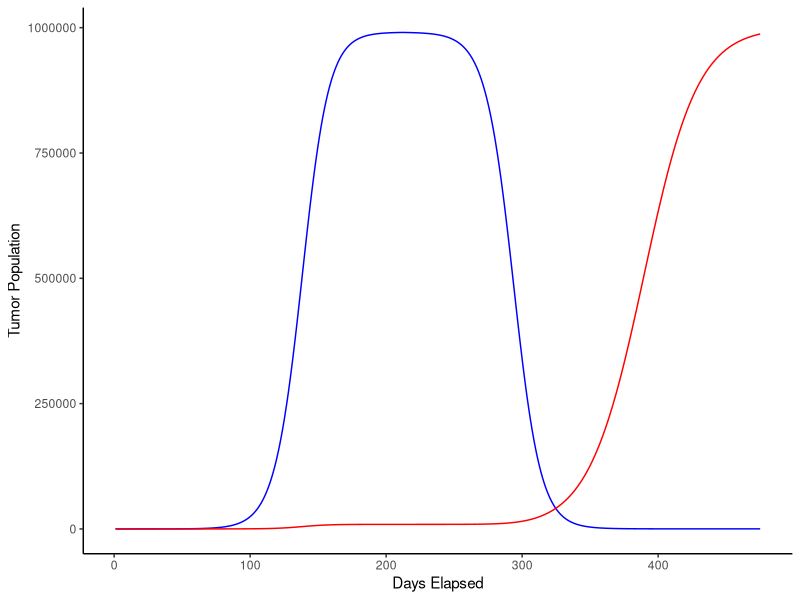

Recreate this plot in R.
#Exercise 10 -- Tess Marvin
#Simulate the growth of tumor population 
tumorpopulation <- function(N0=2, r0=0.1,knum=1000000)
{
  #The tumor begins with a population of nonmutant cells
  nmpop <- c(N0)
  #The mutation begins at zero 
  mpop <- c(1)
  #carryingcapacity
  K <- knum 
  #growthrate 
  rinit <- r0
  while(nmpop[length(nmpop)] < 9.905e+05)
  {
    if(nmpop[length(nmpop)] < 100)
    {
    nmpopnum <- nmpop[length(nmpop)] + (rinit)*(nmpop[length(nmpop)])*(1-((nmpop[length(nmpop)]+mpop[length(mpop)])/knum))
    nmpop <- c(nmpop, nmpopnum)
    mpop <- c(mpop, 1)
    }
    else if(nmpop[length(nmpop)] > 100)
    {
      mpopnum <- mpop[length(mpop)] + (rinit)*(mpop[length(mpop)])*(1-((nmpop[length(nmpop)]+mpop[length(mpop)])/knum))
      nmpopnum <- nmpop[length(nmpop)] + (rinit)*(nmpop[length(nmpop)])*(1-((nmpop[length(nmpop)]+mpop[length(mpop)])/knum))
      nmpop <- c(nmpop, nmpopnum)
      mpop <- c(mpop, mpopnum)
    }
  }
  #After equillibrium, drug treatment begins 
  mutr <- rinit/2
  nonmutr <- -0.1
  while(nmpop[length(nmpop)] > 50)
  {
    mpopnum <- mpop[length(mpop)] + (mutr)*(mpop[length(mpop)])*(1-((nmpop[length(nmpop)]+mpop[length(mpop)])/knum))
    nmpopnum <- nmpop[length(nmpop)] + (nonmutr)*(nmpop[length(nmpop)])*(1-((nmpop[length(nmpop)]+mpop[length(mpop)])/knum))
    print(nmpopnum)
    nmpop <- c(nmpop, nmpopnum)
    mpop <- c(mpop, mpopnum)
  }
  results=data.frame(days=1:length(nmpop))
  results$nonmutantpop=nmpop
  results$mutantpop=mpop
  return(results)
}
populationdata <- tumorpopulation()
#plot the data 
library(ggplot2)
a = ggplot() +
  geom_line(data = populationdata, aes(x=days, y=nonmutantpop), color = "blue") +
  geom_line(data = populationdata, aes(x=days, y=mutantpop), color = "red") + 
  xlab("Days Elapsed") +
  ylab("Tumor Population") +
  theme_classic()
a
